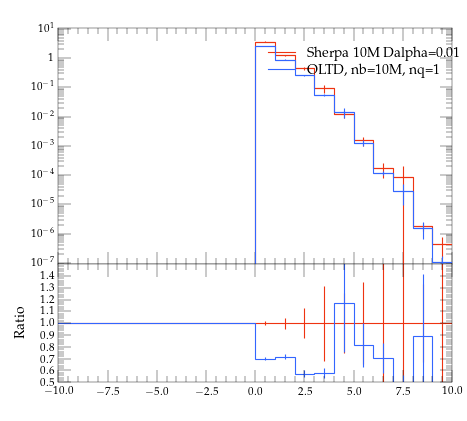

Write the Python code that produced this figure.
#! /usr/bin/env python

# This Python script was auto-generated using YODA v2.0.0.
# Analysis object: /evtb/inc_jbjg_deta
# Timestamp: 13-04-2024 (07:56:31)

import matplotlib as mpl
import matplotlib.pyplot as plt
mpl.use('Agg') # comment out for interactive use
import os
import numpy as np

plotDir = os.path.split(os.path.realpath(__file__))[0]
if 'YODA_USER_PLOT_PATH' in globals():
    plot_outdir = globals()['YODA_USER_PLOT_PATH']
else:
    plot_outdir = plotDir

#plot style
plt.style.use(os.path.join(plotDir, '../default.mplstyle'))
# plot metadata
figW, figH = plt.rcParams['figure.figsize']
ax_xLabel = r''
ax_yLabel = r''
ax_title  = r''
ax_xScale = 'linear'
ax_yScale = 'log'
xLims = (-10.0, 10.0)
yLims = (9e-08, 11.0)

# TeX-friendly labels for the legend
labels = [ r"Sherpa 10M Dalpha=0.01", r"OLTD, nb=10M, nq=1" ]

# Create figure and axis objects
fig, (ax, ratio0_ax) = plt.subplots(2, 1, sharex=True,
                  figsize=(figW,figH), gridspec_kw={'height_ratios': (2, 1)})
ratio0_ax.yaxis.set_major_locator(mpl.ticker.MultipleLocator(0.1))
ratio0_ax.set_ylim(0.5, 1.4999)
ratio0_ax.set_ylabel('Ratio')

# LineColor map: curve index -> color
linecolors = {0: '#EE3311', 1: '#3366FF'}
# the numerical data is stored in a separate file
dataf = dict()
prefix = os.path.split(__file__)[0]
if prefix:    prefix = prefix + '/'
exec(open(prefix+'inc_jbjg_deta__data.py').read(), dataf)


legend_handles = [] # keep track of handles for the legend

# style options for curves
# starts at zorder>=5 to draw curve on top of legend
styles = {
  'curve0': {
    'color' : linecolors[0],
    'linestyle' : '-',
    'marker' : 'o',
    'zorder' : 5,
    'histstyle' : True,
  },
  'curve1': {
    'color' : linecolors[1],
    'linestyle' : '-',
    'marker' : 'o',
    'zorder' : 6,
    'histstyle' : True,
  },
}
# curve from input yoda files in main panel
for label in dataf['yvals'].keys():
    if all(np.isnan(v) for v in dataf['yvals'][label]):
        continue
    tmp = None
    if styles[label]['histstyle']: # draw as histogram
        tmp, = ax.plot(dataf['xedges'], dataf['yedges'][label],
                       color=styles[label]['color'],
                       linestyle=styles[label]['linestyle'],
                       drawstyle='steps-pre', solid_joinstyle='miter',
                       zorder=styles[label]['zorder'], label=label)
        ax.errorbar(dataf['xpoints'], dataf['yvals'][label], color=styles[label]['color'],
                    xerr=dataf['xerrs'], yerr=[dataf['ydowns'][label], dataf['yups'][label]],
                    linestyle='none', zorder=styles[label]['zorder'])
    else: # draw as scatter
        tmp = ax.errorbar(dataf['xpoints'], dataf['yvals'][label],
                          xerr=dataf['xerrs'],
                          yerr=[ dataf['ydowns'][label],
                          dataf['yups'][label] ],
                          fmt=styles[label]['marker'],
                          ecolor=styles[label]['color'],
                          color=styles[label]['color'], zorder=2)
        tmp[-1][0].set_linestyle(styles[label]['linestyle'])
    legend_handles += [tmp]
    for varLabel in dataf['variation_yvals'].keys():
        if varLabel.startswith(label):
            tmp, = ax.plot(dataf['xedges'], dataf['variation_yvals'][varLabel],
                           color=styles[label]['color'],
                           linestyle=styles[label]['linestyle'],
                           drawstyle='steps-pre', solid_joinstyle='miter',
                           zorder=styles[label]['zorder'], alpha=0.5)


# plots on ratio panel
# curve from input yoda files in ratio panel
for label, yvals in dataf['ratio0_yvals'].items():
    if all(np.isnan(v) for v in yvals):
        continue
    if styles[label]['histstyle']: # plot as histogram
        ratio0_ax.plot(dataf['xedges'], yvals,
                       color=styles[label]['color'],
                       linestyle=styles[label]['linestyle'],
                       drawstyle='steps-pre', zorder=1,
                       solid_joinstyle='miter')
        ratio0_ax.vlines(dataf['xpoints'],
                         dataf['ratio0_ymin'][label],
                         dataf['ratio0_ymax'][label],
                         color=styles[label]['color'], zorder=1)
    else: # plot as scatter
        tmp = ratio0_ax.errorbar(dataf['xpoints'],
                                 yvals, xerr=dataf['xerrs'],
                                 yerr=dataf['ratio0_yerrs'][label],
                                 fmt=styles[label]['marker'],
                                 ecolor=styles[label]['color'],
                                 color=styles[label]['color'])
        tmp[-1][0].set_linestyle(styles[label]['linestyle'])

    for varlabel in dataf['ratio0_variation_vals'].keys():
        if varlabel.startswith(label):
            ratio0_ax.plot(dataf['xedges'],
                            dataf['ratio0_variation_vals'][varlabel],
                            color=styles[label]['color'],
                            linestyle=styles[label]['linestyle'],
                            drawstyle='steps-pre', solid_joinstyle='miter',
                            zorder=1, alpha=0.5)

legend_pos = (0.5, 0.97)
ax.legend(legend_handles, labels, loc='upper left', bbox_to_anchor=legend_pos)

# set plot metadata as defined above
ratio0_ax.set_xlabel(ax_xLabel)
ratio0_ax.xaxis.set_label_coords(1., -.15)
ax.set_ylabel(ax_yLabel, loc='top')
ax.set_title(ax_title, loc='left')
ax.set_xscale(ax_xScale)
ax.set_yscale(ax_yScale)
ax.set_xlim(xLims)
ax.set_ylim(yLims)

# tick formatting
plt.rcParams['xtick.top'] = True
plt.rcParams['ytick.right'] = True
ax.yaxis.set_major_locator(mpl.ticker.LogLocator(base=10.0, numticks=np.inf))
ax.yaxis.set_minor_locator(mpl.ticker.LogLocator(
                           base=10.0, subs=np.arange(0.1, 1, 0.1), numticks=np.inf))
fig.align_ylabels((ax, ratio0_ax))
plt.savefig(os.path.join(plot_outdir, 'inc_jbjg_deta.pdf'), format='PDF')
plt.savefig(os.path.join(plot_outdir, 'inc_jbjg_deta.png'), format='PNG')

plt.close(fig)
